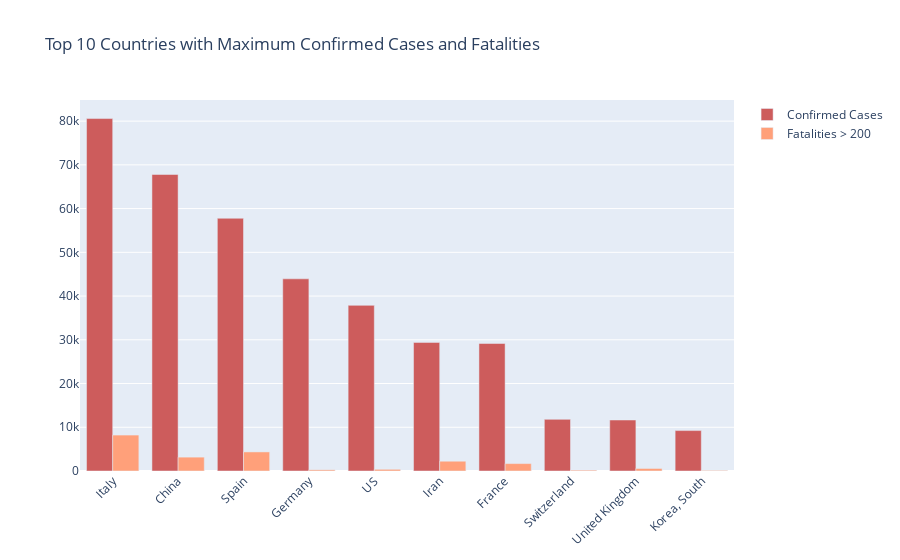

The notebook cell this image was saved under:
### Markdown cell above
China was the first country to experience the onset of virus.
US and Italy, which are the worst affected countries currently did not record many cases in January. 
This shows that how fast the virus spreads.
Majority of the cases are in the northern hemisphere, which is relatively cooler at this time of the year. 
Maybe the virus is temperature sensitive and as the summer progresses, 
we may see a fall in the growth of the cases in the northern hemisphere. 
Western Europe is the worst affected. Hence, it can be adjudged as the new epicenter of COVID19.
USA is also in the reckoning.
Lockdown has seem to have worked in China's favour as the growth rate has plummeted.
It can be seen that a raise in maximum number of new cases appears between the 11th and the 18th of Feabruary, 
after which China reached its saturation point. Then a new sudden rise appears after March 24th, 
when the total new cases world wide crosses the total affectees in China alone.
Since March 11th, the death toll rises steeply due to extreme rise in European countires, 
specially Italy, Spain, France and UK, and as well as now in US.

### Code cell
train_data_by_country = train.groupby(['Country'],as_index=False).agg({'ConfirmedCases': 'max', 'Fatalities': 'max'})
train_data_by_country_confirm = train_data_by_country.sort_values(by=["ConfirmedCases"], ascending=False)

top_10_country = train_data_by_country_confirm[:10]

fig = go.Figure()
fig.add_trace(go.Bar(
    x=top_10_country['Country'],
    y=top_10_country['ConfirmedCases'],
    name='Confirmed Cases',
    marker_color='indianred'
))
fig.add_trace(go.Bar(
    x=top_10_country['Country'],
    y=top_10_country['Fatalities'],
    name='Fatalities > 200',
    marker_color='lightsalmon'
))


fig.update_layout(barmode='group', xaxis_tickangle=-45, title ='Top 10 Countries with Maximum Confirmed Cases and Fatalities')
fig.show()

### Figure 1 — Plotly figure (JSON) as saved in the notebook; plotly's stock layout.template omitted (floating-point values rounded to 4 significant figures)
{"data": [{"marker": {"color": "indianred"}, "name": "Confirmed Cases", "type": "bar", "x": ["Italy", "China", "Spain", "Germany", "US", "Iran", "France", "Switzerland", "United Kingdom", "Korea, South"], "y": [80589, 67801, 57786, 43938, 37877, 29406, 29155, 11811, 11658, 9241]}, {"marker": {"color": "lightsalmon"}, "name": "Fatalities > 200", "type": "bar", "x": ["Italy", "China", "Spain", "Germany", "US", "Iran", "France", "Switzerland", "United Kingdom", "Korea, South"], "y": [8215, 3169, 4365, 267, 385, 2234, 1696, 191, 578, 131]}], "layout": {"barmode": "group", "title": {"text": "Top 10 Countries with Maximum Confirmed Cases and Fatalities"}, "xaxis": {"tickangle": -45}}}
